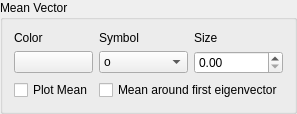
            <widget class="QGroupBox" name="groupBox_4">
             <property name="title">
              <string>Mean Vector</string>
             </property>
             <layout class="QHBoxLayout" name="horizontalLayout_4">
              <item>
               <layout class="QGridLayout" name="gridLayout_4">
                <item row="0" column="1">
                 <widget class="QLabel" name="label_13">
                  <property name="text">
                   <string>Symbol</string>
                  </property>
                 </widget>
                </item>
                <item row="0" column="0">
                 <widget class="QLabel" name="label_15">
                  <property name="text">
                   <string>Color</string>
                  </property>
                 </widget>
                </item>
                <item row="0" column="2">
                 <widget class="QLabel" name="label_14">
                  <property name="text">
                   <string>Size</string>
                  </property>
                 </widget>
                </item>
                <item row="1" column="1">
                 <widget class="QComboBox" name="prop_meanpoint_marker">
                  <item>
                   <property name="text">
                    <string extracomment="(circle)">o</string>
                   </property>
                  </item>
                  <item>
                   <property name="text">
                    <string>^</string>
                   </property>
                  </item>
                  <item>
                   <property name="text">
                    <string>v</string>
                   </property>
                  </item>
                  <item>
                   <property name="text">
                    <string>&lt;</string>
                   </property>
                  </item>
                  <item>
                   <property name="text">
                    <string>&gt;</string>
                   </property>
                  </item>
                  <item>
                   <property name="text">
                    <string>s</string>
                   </property>
                  </item>
                  <item>
                   <property name="text">
                    <string>+</string>
                   </property>
                  </item>
                  <item>
                   <property name="text">
                    <string>x</string>
                   </property>
                  </item>
                  <item>
                   <property name="text">
                    <string>D</string>
                   </property>
                  </item>
                  <item>
                   <property name="text">
                    <string>d</string>
                   </property>
                  </item>
                  <item>
                   <property name="text">
                    <string>h</string>
                   </property>
                  </item>
                  <item>
                   <property name="text">
                    <string>H</string>
                   </property>
                  </item>
                  <item>
                   <property name="text">
                    <string>p</string>
                   </property>
                  </item>
                  <item>
                   <property name="text">
                    <string>|</string>
                   </property>
                  </item>
                  <item>
                   <property name="text">
                    <string>_</string>
                   </property>
                  </item>
                  <item>
                   <property name="text">
                    <string>*</string>
                   </property>
                  </item>
                  <item>
                   <property name="text">
                    <string>1</string>
                   </property>
                  </item>
                  <item>
                   <property name="text">
                    <string>2</string>
                   </property>
                  </item>
                  <item>
                   <property name="text">
                    <string>3</string>
                   </property>
                  </item>
                  <item>
                   <property name="text">
                    <string>4</string>
                   </property>
                  </item>
                 </widget>
                </item>
                <item row="1" column="2">
                 <widget class="QDoubleSpinBox" name="prop_meanpoint_ms"/>
                </item>
                <item row="1" column="0">
                 <widget class="QPushButton" name="prop_color_meanpoint_c">
                  <property name="text">
                   <string/>
                  </property>
                 </widget>
                </item>
                <item row="2" column="0">
                 <widget class="QCheckBox" name="prop_check_meanpoint">
                  <property name="text">
                   <string>Plot Mean</string>
                  </property>
                 </widget>
                </item>
                <item row="2" column="1" colspan="2">
                 <widget class="QCheckBox" name="prop_check_meanpointeiv">
                  <property name="text">
                   <string>Mean around first eigenvector</string>
                  </property>
                 </widget>
                </item>
               </layout>
              </item>
             </layout>
            </widget>
